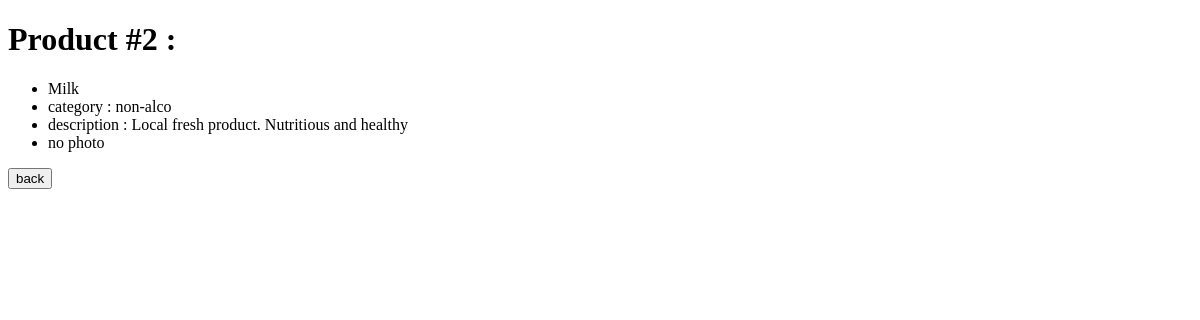
The app's page /products/2 with its own data.
### products/models.py (models this page shows, shortened)
class Product(models.Model):
	title = models.CharField(max_length = 64)
	category = models.ForeignKey(Category, on_delete = models.CASCADE, related_name = 'category_in')
	state = models.ForeignKey(Product_status, on_delete = models.CASCADE, related_name = 'state_in')
	description = models.TextField(blank = True)
	photo = models.ImageField(upload_to = 'images', blank = True)
	sale_lists = models.ManyToManyField(SaleList, blank = True, related_name = 'sold_in')
	admin_madeby = models.ForeignKey(Profile_admin, on_delete = models.CASCADE, related_name = 'admin_by')
	date_created = models.DateField(default = datetime.now, blank = True)

class Category(models.Model):
	title = models.CharField(max_length = 32)
	def __str__(self):
		return f' category : {self.title}'
	class Meta:
		verbose_name = 'Category'
		verbose_name_plural = 'Categories'

### products/views.py (the view)
# urls.py: path('<int:product_id>', views.product, name = 'product'),
def product(request, product_id):
	product = Product.objects.get(pk = product_id)
	return render(request, 'products/product.html', {
		'product' : product,
		})

### products/templates/products/product.html
{% extends 'products/layout.html' %}
{% block body %}
	<h1>Product #{{product.id}} :</h1>
	<ul>
		<li>{{product.title}}</li>
		<li>{{product.category}}</li>
		<li>description : {{product.description}}</li>
		{% if product.photo %}
			<li>{{product.photo}}</li>
		{% else %}
			<li>no photo</li>
		{% endif %}
	</ul>
	<button type="button" onclick="javascript:history.back()">back</button>
{% endblock %}

### records on screen
Product: id "2", title "Milk", category "category : non-alco", description "Local fresh product. Nutritious and healthy"
